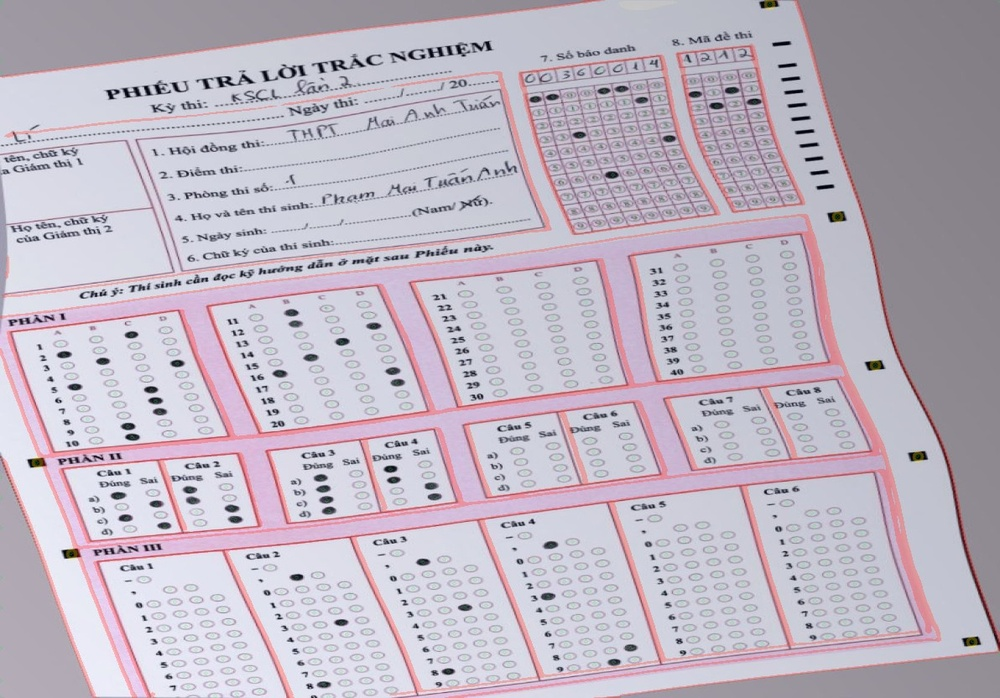
#> input picture baseline/reports/layout_v0_eval/unet_416_test/visuals/phieu_thi_076_aug000_pred_overlay.jpg, 1000 x 698 px, shrunk from 1192 x 832 before the run
$ python -i markers.py   (imports and definitions only)
#> lines starting #> are read from the running program, lines starting #| are printed output that depends on the picture; after the words box and inside, x2 and y2 are one past the last pixel; in counts of white or black regions, pixels touching at a corner belong together
#> further down, picture is the input picture: shape (698, 1000, 3); mean B, G, R 194.5, 181.8, 190.8
"""Registration marker detection for scanned answer sheets."""

from __future__ import annotations

from dataclasses import dataclass

import cv2
import numpy as np


@dataclass(frozen=True)
class MarkerCandidate:
    x: int
    y: int
    w: int
    h: int
    area: float

    @property
    def center(self) -> tuple[float, float]:
        return (self.x + self.w / 2.0, self.y + self.h / 2.0)


def find_marker_candidates(image: np.ndarray) -> list[MarkerCandidate]:
    gray = cv2.cvtColor(image, cv2.COLOR_BGR2GRAY)
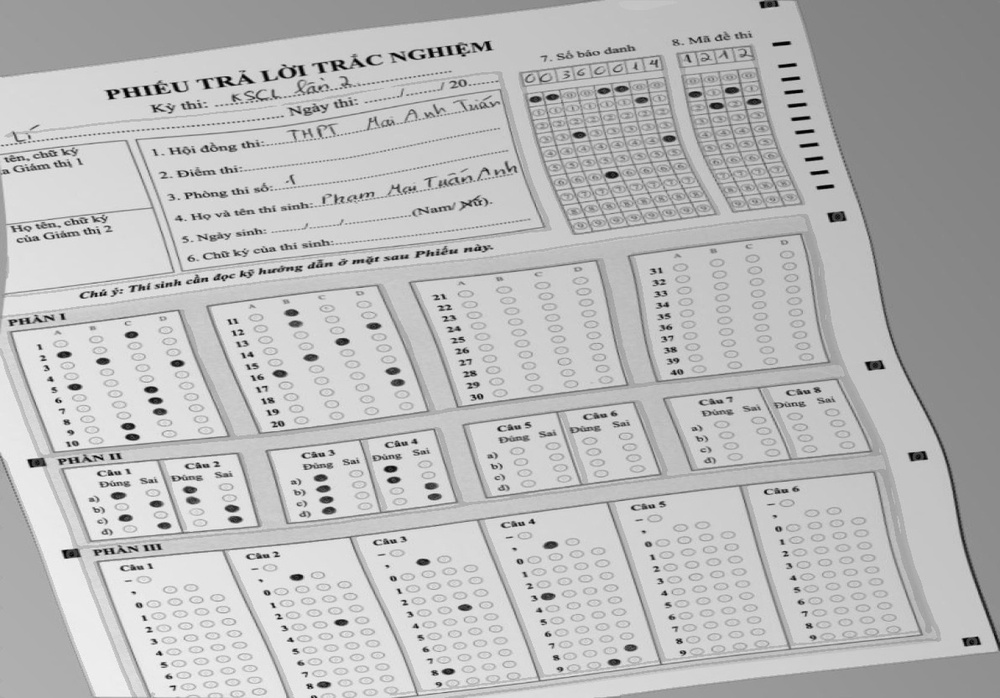
#> gray: shape (698, 1000); min 0, max 248, mean 185.9
    _, threshold = cv2.threshold(gray, 130, 255, cv2.THRESH_BINARY_INV)
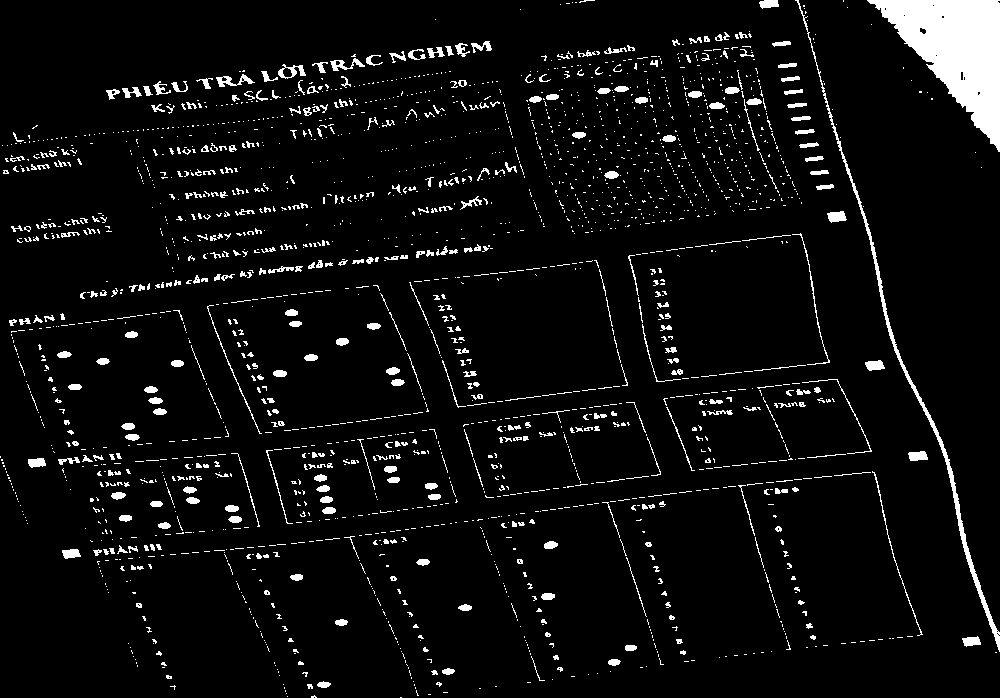
#> threshold: shape (698, 1000); 5.6% white; 2284 white regions (1894 under 20 px)
    contours, _ = cv2.findContours(threshold, cv2.RETR_EXTERNAL, cv2.CHAIN_APPROX_SIMPLE)
#> contours = 2284 contours, 2118 with area under 20; largest, box (x1, y1, x2, y2) and area: (867, 0, 1000, 152) 9500, (795, 0, 1000, 652) 1640, (278, 64, 306, 79) 197, (216, 74, 255, 87) 168, (827, 211, 847, 223) 145

    height, width = gray.shape[:2]
#> height = 698; width = 1000
    candidates: list[MarkerCandidate] = []
    for contour in contours:
        x, y, w, h = cv2.boundingRect(contour)
        area = float(cv2.contourArea(contour))
        if not (10 <= w <= 54 and 10 <= h <= 54):
            continue
        aspect = w / h
        if not (0.55 <= aspect <= 1.65):
            continue
        fill_ratio = area / float(w * h)
        if fill_ratio < 0.45:
            continue
        near_left = x < width * 0.12
        near_right = x > width * 0.88
        near_top = y < height * 0.12
        near_bottom = y > height * 0.82
        if not (near_left or near_right or near_top or near_bottom):
            continue
        candidates.append(MarkerCandidate(x=x, y=y, w=w, h=h, area=area))
#> this loop made 2284 passes
#> (x, y, w, h, area) on passes 20, 34, 50: (317, 681, 14, 7, 53), (442, 668, 13, 7, 50.5), (608, 659, 13, 7, 54.5)
#> after the loop, candidates = []
    return sorted(candidates, key=lambda item: (item.y, item.x))


# [106 lines left out: functions _choose_corner, detect_corner_markers, detect_registration_markers, match_registration_markers_by_position, not called in this run]

>>> import cv2
>>> picture = cv2.imread('../../reports/layout_v0_eval/unet_416_test/visuals/phieu_thi_076_aug000_pred_overlay.jpg')
>>> result = find_marker_candidates(picture)
#> result = []

$ run again, on baseline/reports/layout_v0_eval/unet_416_test/visuals/phieu_thi_076_aug001_pred_overlay.jpg
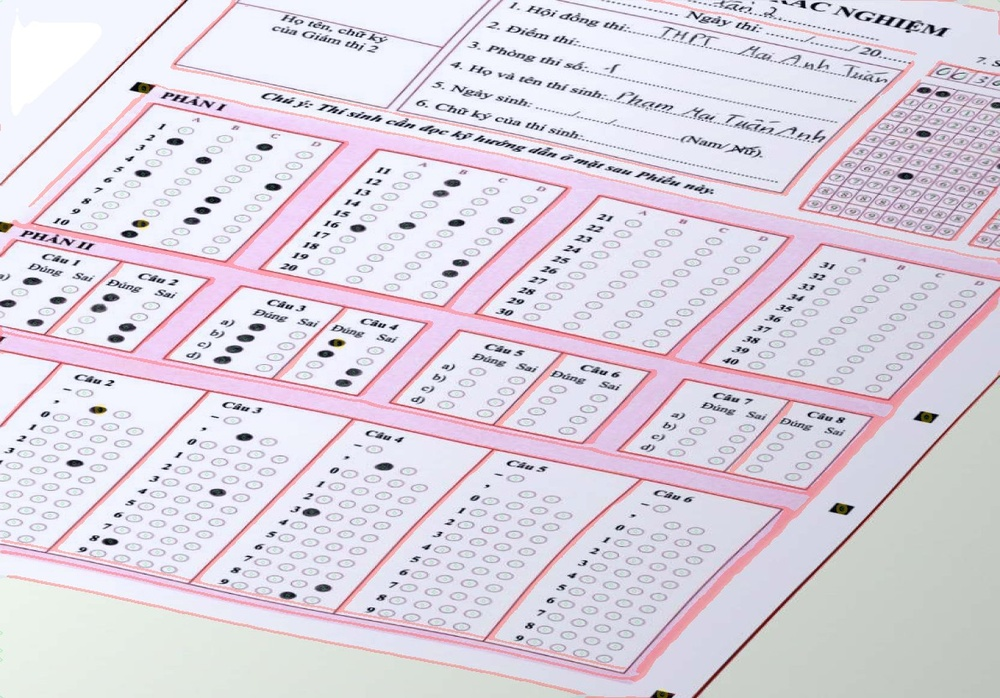
#> input picture baseline/reports/layout_v0_eval/unet_416_test/visuals/phieu_thi_076_aug001_pred_overlay.jpg, 1000 x 698 px, shrunk from 1192 x 832 before the run
#> picture is the input picture: shape (698, 1000, 3); mean B, G, R 224.4, 212.9, 220.8
#> in find_marker_candidates, `gray = cv2.cvtColor(image, cv2.COLOR_BGR2GRAY)`:
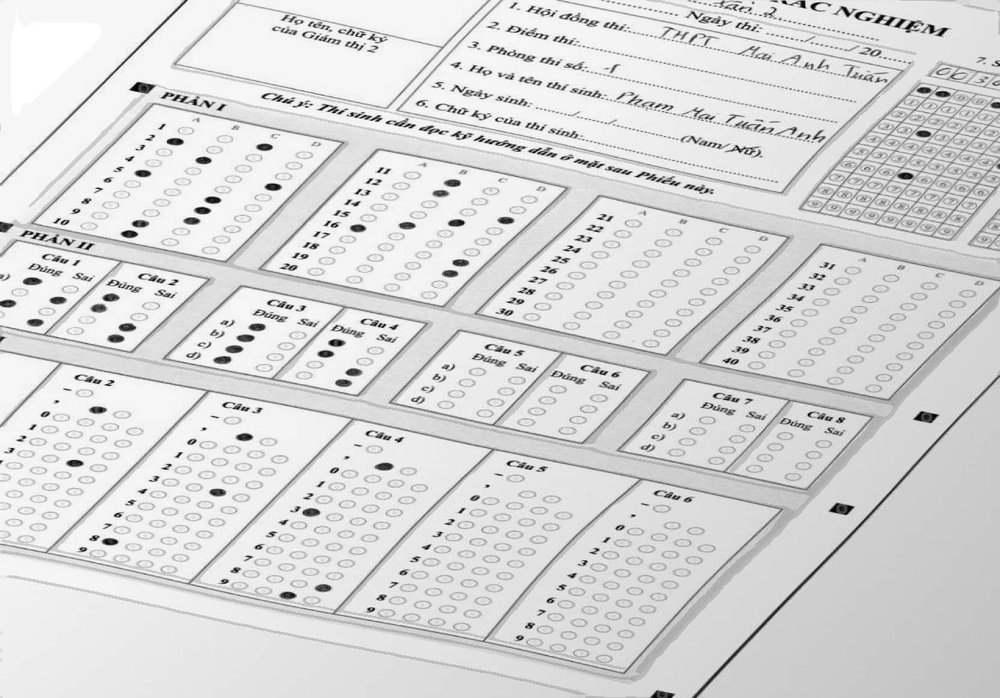
#> gray: shape (698, 1000); min 1, max 255, mean 216.6
#> in find_marker_candidates, `_, threshold = cv2.threshold(gray, 130, 255, cv2.THRESH_BINARY_INV)`:
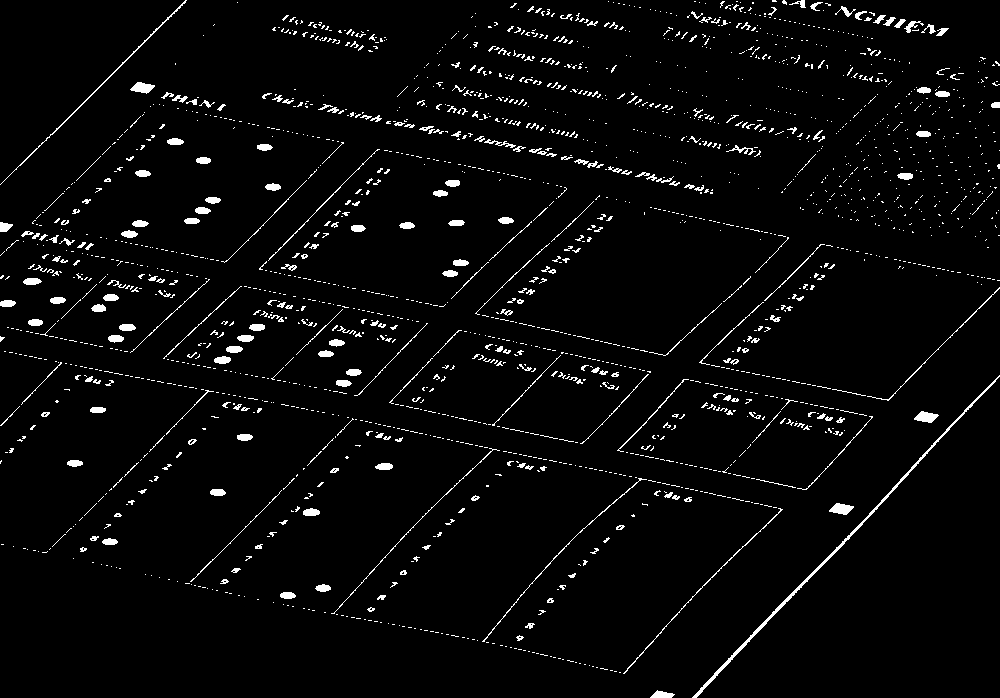
#> threshold: shape (698, 1000); 3.4% white in thin lines or dots
#> contours = 2050 contours, 1935 with area under 20; largest, box (x1, y1, x2, y2) and area: (692, 375, 1000, 698) 906, (0, 0, 187, 185) 170, (829, 503, 854, 515) 164, (914, 411, 939, 423) 160, (130, 82, 155, 94) 158
#> the loop in find_marker_candidates, `for contour in contours:` made 2050 passes
#> (x, y, w, h, area) on passes 1, 46: (650, 690, 25, 8, 102), (525, 623, 10, 6, 21.5)
#> after the loop in find_marker_candidates, `for contour in contours:`: candidates = 1 item

$ run again, on baseline/reports/layout_v0_eval/unet_416_test/visuals/phieu_thi_076_aug002_pred_overlay.jpg
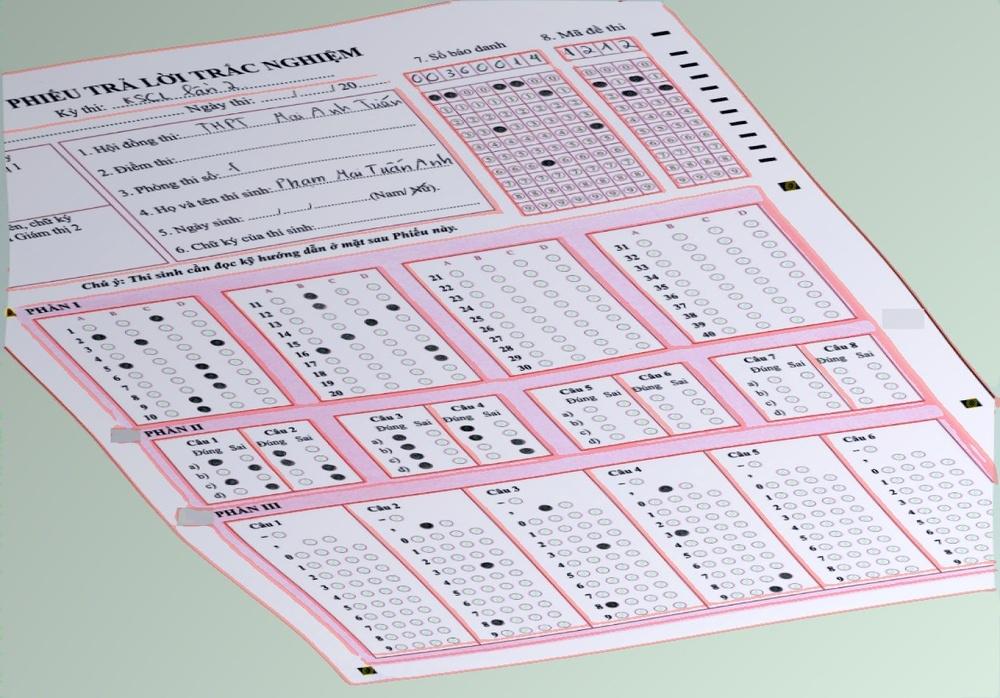
#> input picture baseline/reports/layout_v0_eval/unet_416_test/visuals/phieu_thi_076_aug002_pred_overlay.jpg, 1000 x 698 px, shrunk from 1192 x 832 before the run
#> picture is the input picture: shape (698, 1000, 3); mean B, G, R 205.4, 198.2, 202
#> in find_marker_candidates, `gray = cv2.cvtColor(image, cv2.COLOR_BGR2GRAY)`:
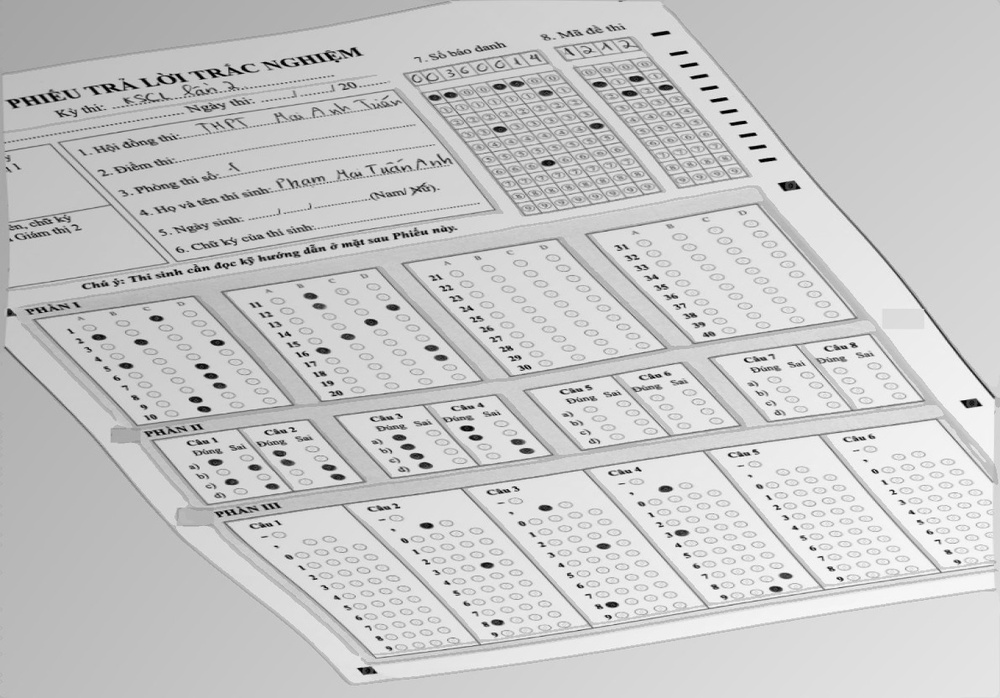
#> gray: shape (698, 1000); min 1, max 254, mean 200.1
#> in find_marker_candidates, `_, threshold = cv2.threshold(gray, 130, 255, cv2.THRESH_BINARY_INV)`:
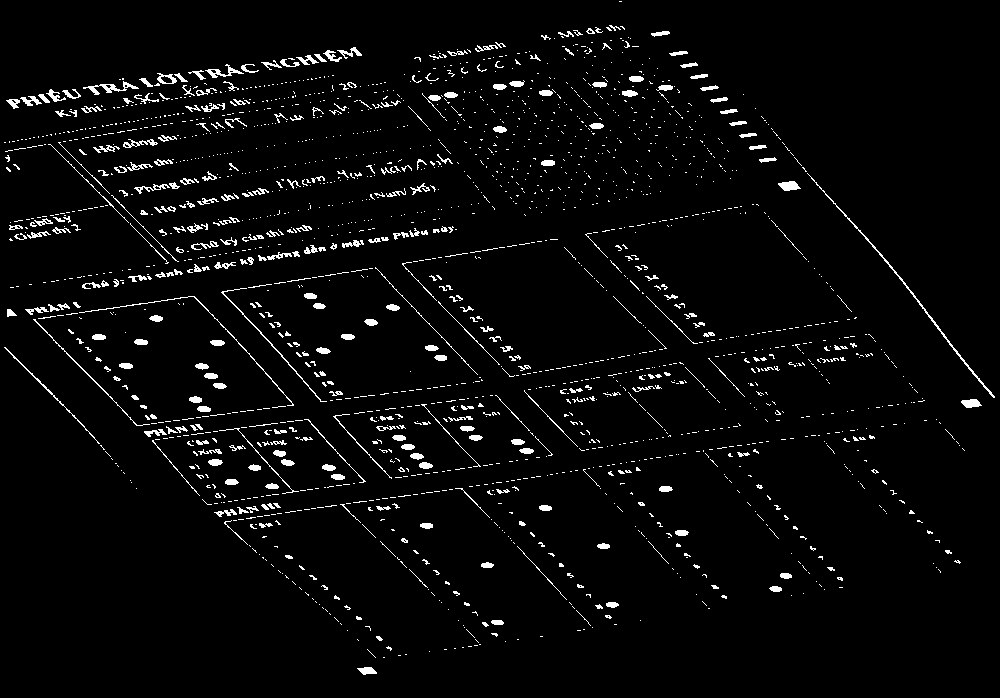
#> threshold: shape (698, 1000); 3.5% white in thin lines or dots
#> contours = 2023 contours, 1847 with area under 20; largest, box (x1, y1, x2, y2) and area: (807, 173, 995, 398) 287, (83, 81, 139, 95) 173, (778, 181, 801, 191) 131, (157, 73, 177, 84) 128, (205, 64, 244, 78) 125
#> the loop in find_marker_candidates, `for contour in contours:` made 2023 passes
#> (x, y, w, h, area) on passes 1, 33, 49: (357, 667, 20, 8, 85.5), (491, 620, 13, 5, 42), (606, 602, 13, 6, 45.5)
#> after the loop in find_marker_candidates, `for contour in contours:`: candidates = 1 item

$ run again, on baseline/reports/layout_v0_eval/unet_416_test/visuals/phieu_thi_116_aug000_pred_overlay.jpg
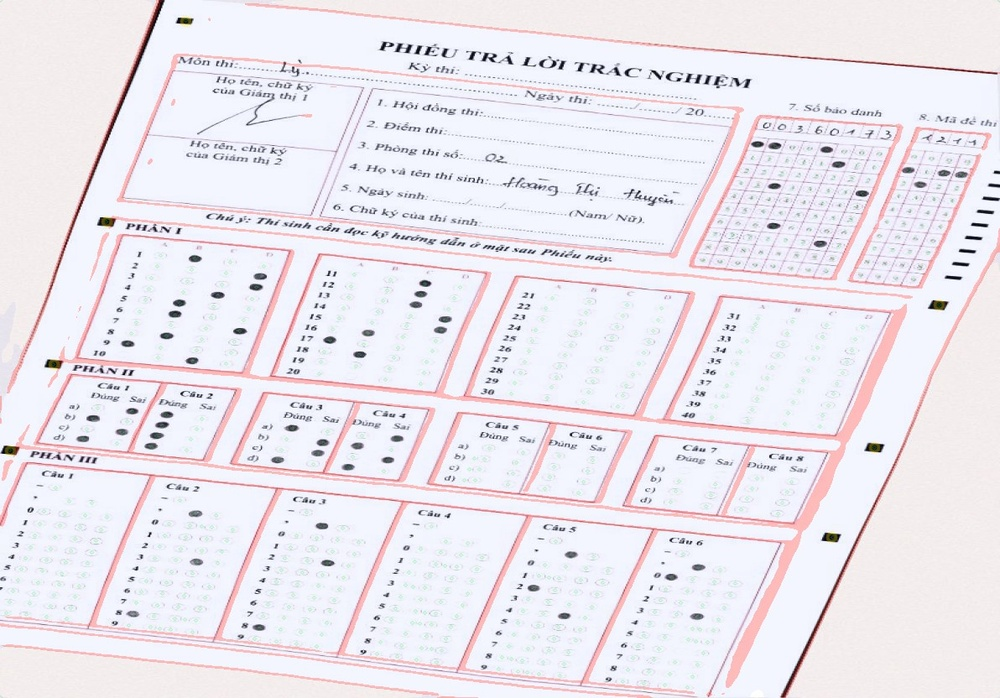
#> input picture baseline/reports/layout_v0_eval/unet_416_test/visuals/phieu_thi_116_aug000_pred_overlay.jpg, 1000 x 698 px, shrunk from 1192 x 832 before the run
#> picture is the input picture: shape (698, 1000, 3); mean B, G, R 238.9, 231.9, 236.5
#> in find_marker_candidates, `gray = cv2.cvtColor(image, cv2.COLOR_BGR2GRAY)`:
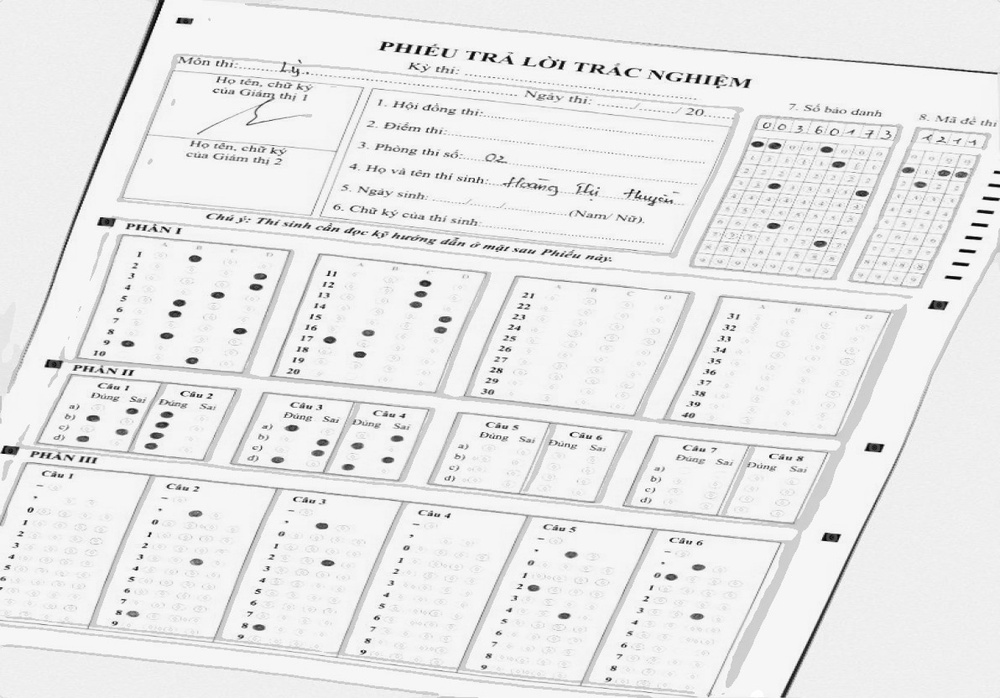
#> gray: shape (698, 1000); min 1, max 255, mean 234.1
#> in find_marker_candidates, `_, threshold = cv2.threshold(gray, 130, 255, cv2.THRESH_BINARY_INV)`:
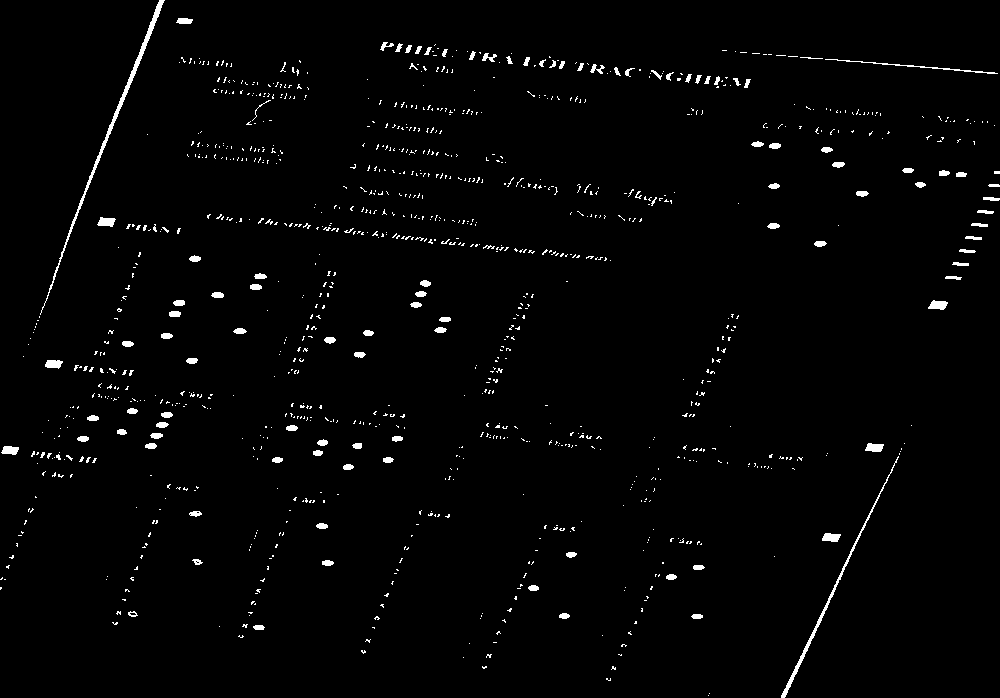
#> threshold: shape (698, 1000); 1.8% white; 1070 white regions (961 under 20 px)
#> contours = 1070 contours, 978 with area under 20; largest, box (x1, y1, x2, y2) and area: (40, 0, 165, 315) 778, (781, 456, 899, 698) 466, (928, 300, 948, 310) 117, (97, 217, 116, 227) 110, (822, 533, 841, 542) 108
#> the loop in find_marker_candidates, `for contour in contours:` made 1070 passes
#> (x, y, w, h, area) on passes 20, 29, 30: (253, 625, 12, 5, 37), (691, 614, 12, 5, 37), (559, 613, 11, 6, 38.5)
#> after the loop in find_marker_candidates, `for contour in contours:`: candidates = []
